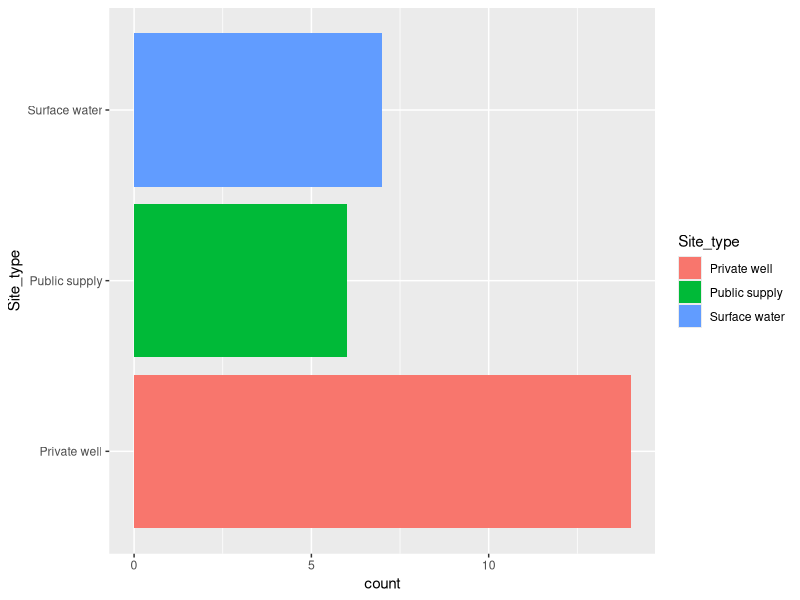
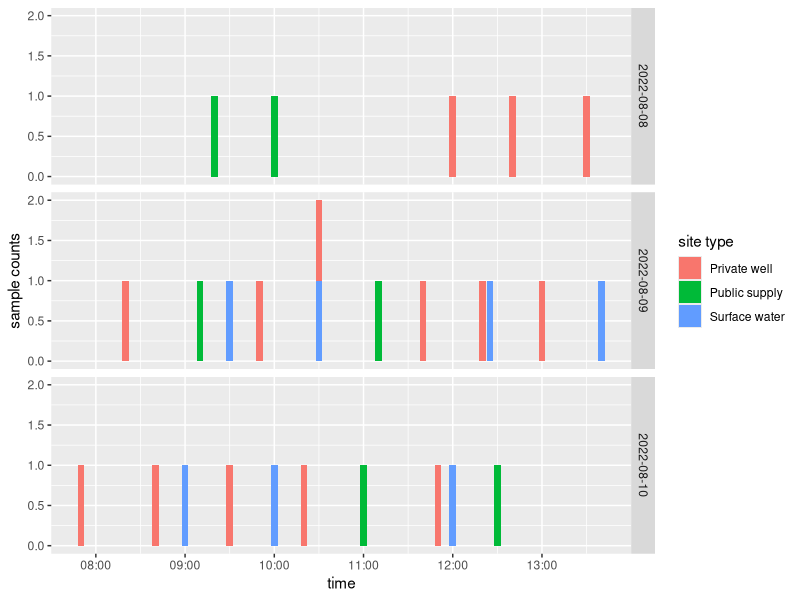
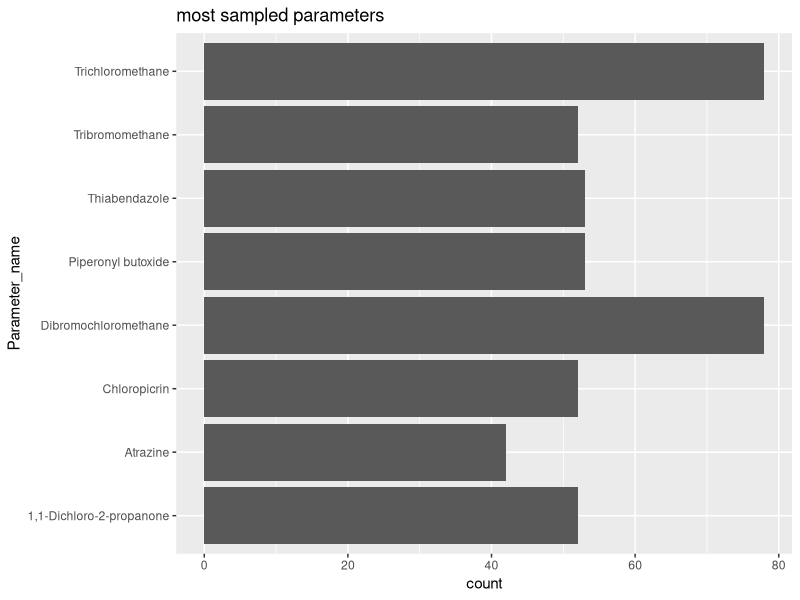
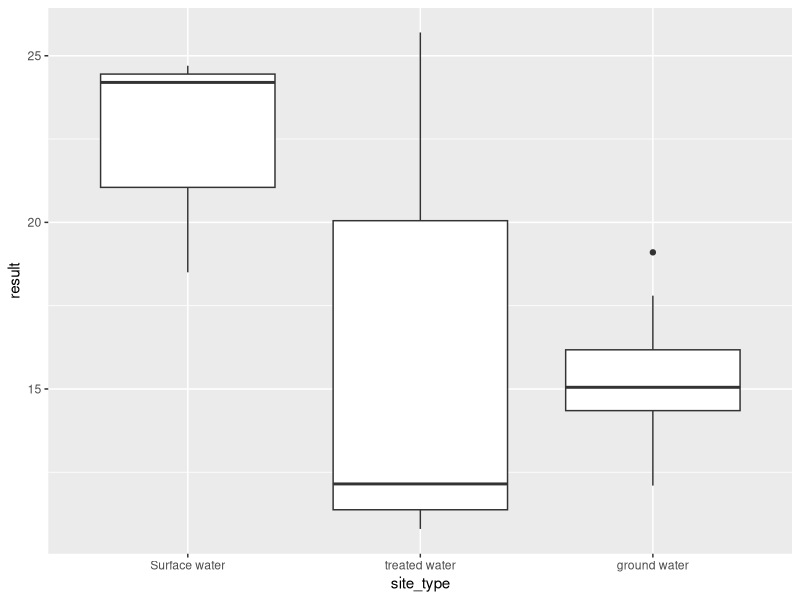
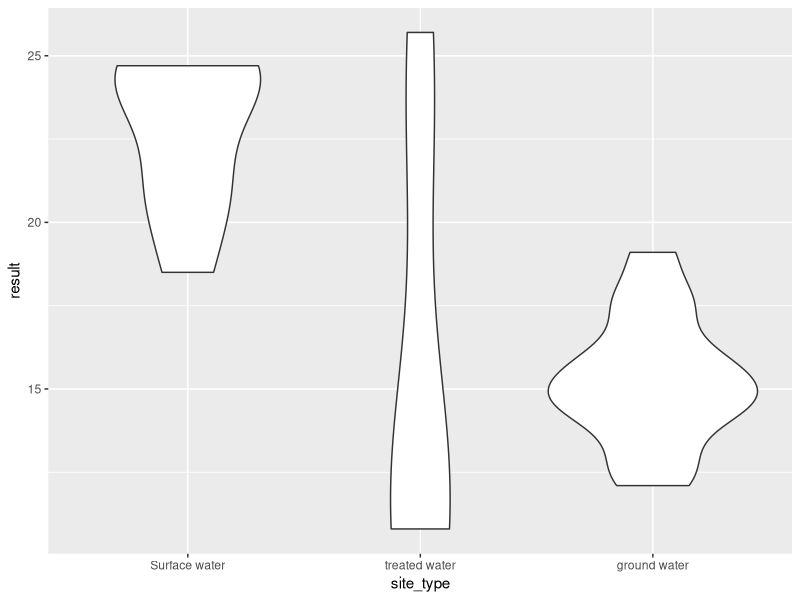
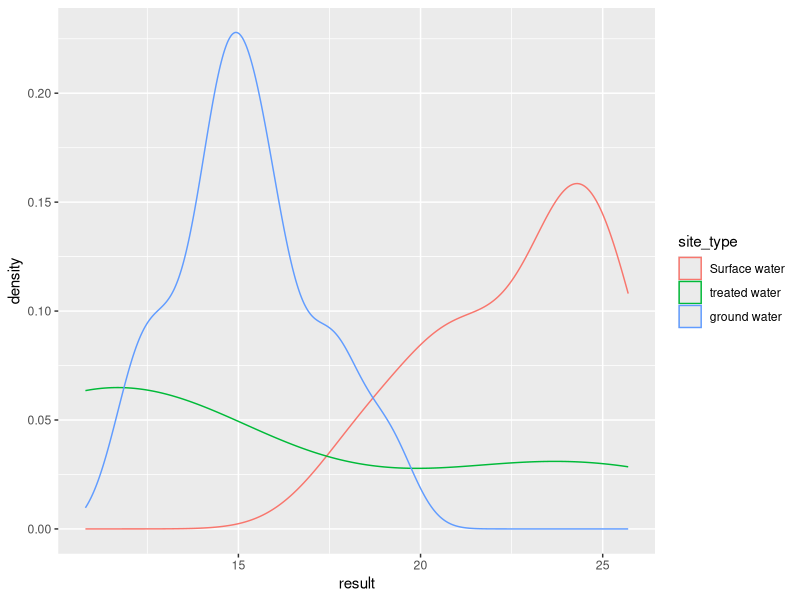
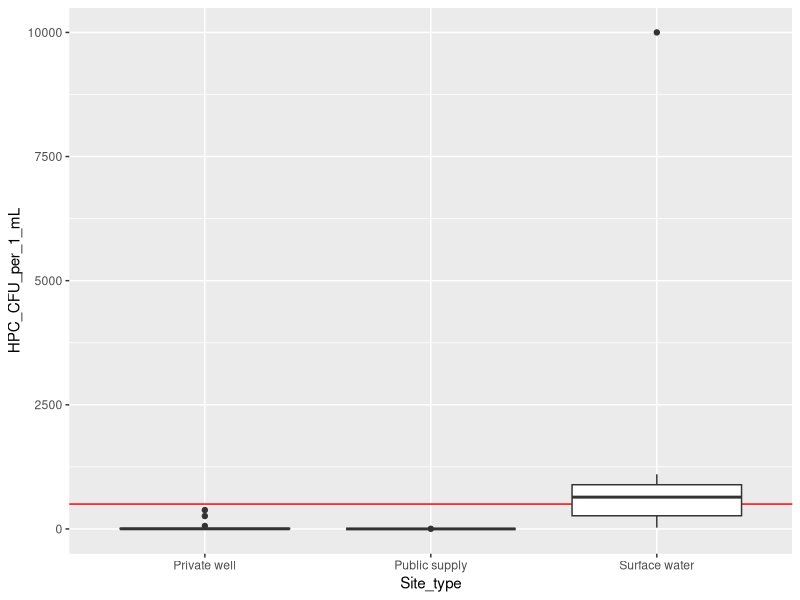
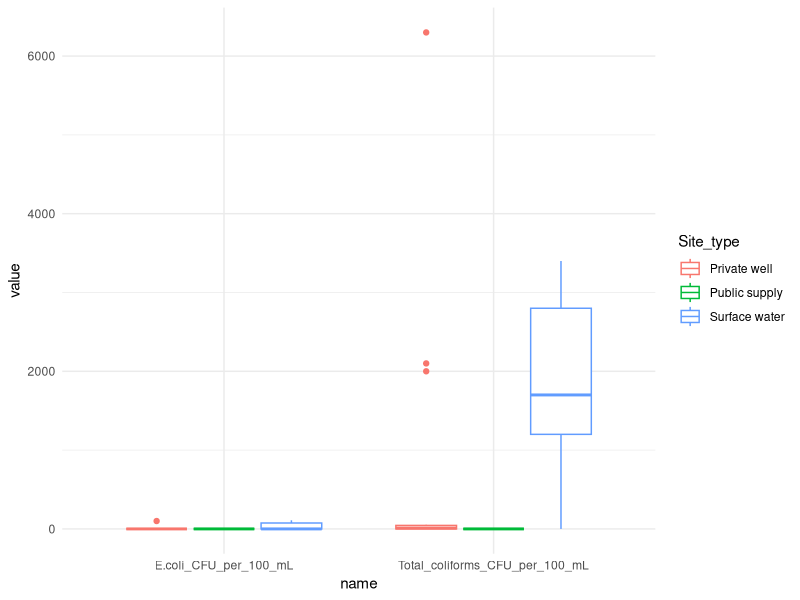

Write the R code that produced these figures, in order.
## ---- chunk 1
knitr::opts_chunk$set(echo = TRUE)
library(readr)
library(tidyverse)
library(lubridate)

## ---- chunk 2

table1 <- read_delim("usgs/table1_site_info.csv", 
     delim = "\t", escape_double = FALSE, 
     trim_ws = TRUE)

str(table1)

table1$date = ymd(table1$`Sample_date_(yyyymmdd)`)

format_time = paste0(substr(table1$`Sample_time_(HHMM)`, 1,2),
                     ":",
                     substr(table1$`Sample_time_(HHMM)`,3,4))

table1$time = hm(format_time)

table1$datetime = as_date(table1$date, table1$time)

ggplot(table1) + 
  geom_bar(aes(x=Site_type, fill=Site_type)) +
  coord_flip()

ggplot(table1, aes(x=as_datetime(time), fill=Site_type)) + 
  geom_bar() + 
  facet_grid('date') + 
  labs(x="time", y="sample counts", fill = "site type")

## ---- chunk 3

tab3 <- read_delim("usgs/table3_results.csv", 
    delim = "\t", escape_double = FALSE, 
    trim_ws = TRUE)

# unique(tab3$Parameter_name)

## ---- chunk 4

plist = data.frame(table(tab3$Parameter_name)) %>% 
  filter(Freq > 27) # most parameters have 26 or 27 readings 
  
tab3 %>%  
     filter(Parameter_name %in% plist$Var1) %>% 
     ggplot(aes(x=Parameter_name)) + geom_bar() + coord_flip() + 
     ggtitle("most sampled parameters")

## ---- chunk 5

temp = tab3 %>% filter(Parameter_name == 'Temperature, water') %>% 
  mutate(result = as.double(Remark_and_result))

summary(temp$result)

# summarize by site type 

# factor codes to labels 
temp$site_type = factor(temp$Medium_code, levels = c("WS","WT", "WG"),
                        labels = c("Surface water", 
                                    "treated water",
                                    "ground water"))
# visualize 
ggplot(temp, aes(x=site_type, y=result)) + geom_boxplot()

ggplot(temp, aes(x=site_type, y=result)) + geom_violin()

ggplot(temp, aes(x=result, col=site_type)) + geom_density()

# get summaries by type 
temp %>% group_by(site_type) %>% 
  summarise_at(vars(result), list(min=min, max=max, mean=mean))


## ---- chunk 6

# test between private well ground water and treated well 

gw = temp %>% filter(Medium_code == "WG") %>% select(result)
wt = temp %>% filter(Medium_code == "WT") %>% select(result)


t.test(gw, wt)

# we can also go surface water v one of these 

gw = temp %>% filter(Medium_code == "WG") %>% select(result)
sw = temp %>% filter(Medium_code == "WS") %>% select(result)


t.test(gw, sw)

## ---- chunk 7
tab6 <- read_delim("usgs/table6_microbio.csv", 
     delim = "\t", escape_double = FALSE, 
     trim_ws = TRUE)


names(tab6)

## ---- chunk 8
# quick summary
summary(tab6)

# fix HPC column 
tab6$HPC_CFU_per_1_mL = as.double(tab6$HPC_CFU_per_1_mL)

summary(tab6$HPC_CFU_per_1_mL)

ggplot(tab6, aes(x=Site_type, y=HPC_CFU_per_1_mL)) + 
  geom_hline(aes(yintercept = 500), col='red') + 
  geom_boxplot()


## ---- chunk 9
# plot the other columns
tab6 %>% 
  pivot_longer(cols=c(Total_coliforms_CFU_per_100_mL, E.coli_CFU_per_100_mL)) %>% 
  ggplot(aes(x=name, y=value, col=Site_type)) + 
  geom_boxplot() +
  theme_minimal()

tab6 %>% 
  ggplot(aes(x=Site_type, y=E.coli_CFU_per_100_mL, col=Site_type)) + 
  geom_boxplot() +
  theme_minimal()
  

## ---- chunk 10
# select contaminant 
contaminant = "lead"

# check if exists in list 
string = str_detect(tolower(unique(tab3$Parameter_name)), tolower(contaminant))
ifelse(sum(string)==0, 
   paste("contaminant not detected in list, check spelling or try different"), 
   paste(contaminant, "was found in list"))

# filter by contaminant
tab3_filt = tab3 %>%
  filter(tolower(Parameter_name)==tolower(contaminant)) %>% 
  mutate(result = as.double(Remark_and_result),
         site_type = factor(Medium_code, 
                            levels = c("WS","WT", "WG"),
                            labels = c("Surface water", 
                                        "treated water",
                                        "ground water")))

# check out new data frame 
dim(tab3_filt)

head(tab3_filt)


## ---- chunk 11

tab3_filt %>% 
  ggplot(aes(x=site_type, y=result)) +
  geom_boxplot() +
  ggtitle(paste(contaminant, "levels in water samples")) +
  theme_minimal() +
  labs(y=paste(unique(tab3_filt$Units_of_measurement)),
       x="site type")

